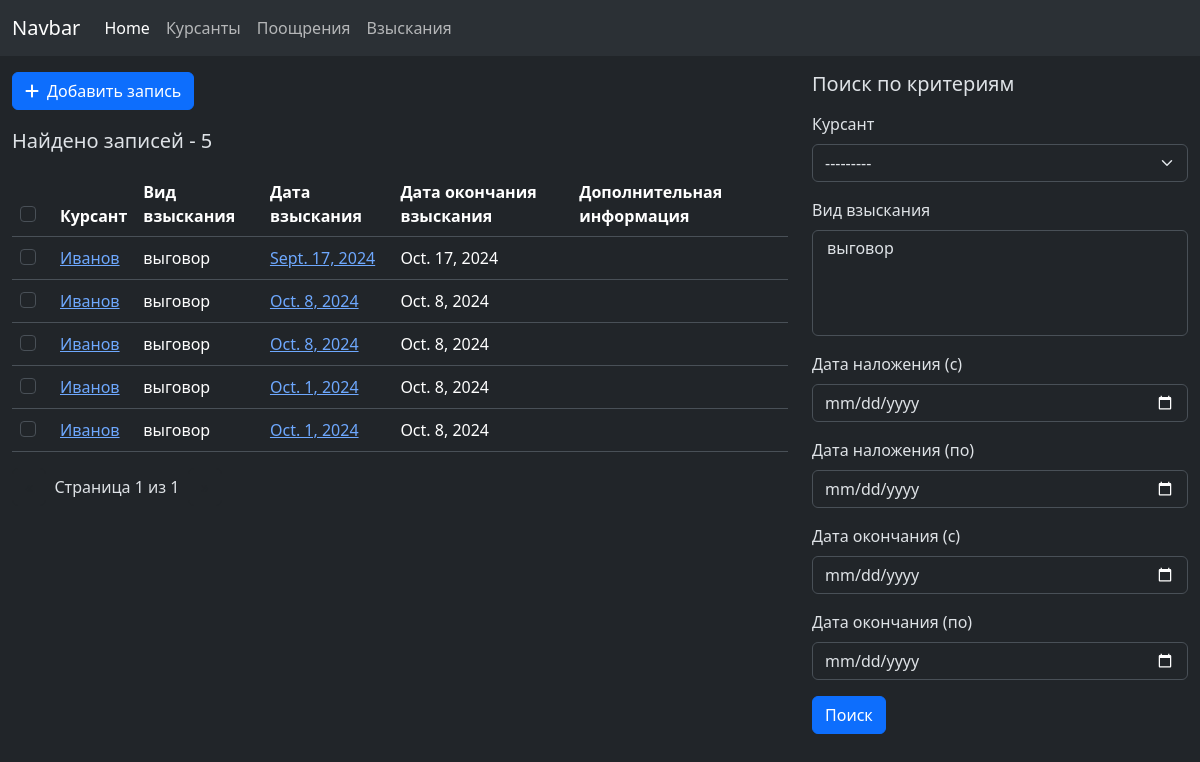
The page /kis/punishments on the database its author committed.
### kis/models.py (models this page shows, shortened)
class Punishment(models.Model):
    punishment_cadet = models.ForeignKey(Cadet, on_delete=models.CASCADE, verbose_name="На кого")
    punishment_kind = models.ForeignKey(PunishmentKind, on_delete=models.CASCADE, verbose_name="Вид взыскания")
    punishment_start_date = models.DateField(verbose_name="Дата начала действия взыскания", blank=True, null=True)
    punishment_start_order_date = models.DateField(verbose_name="Дата приказа наложения взыскания", blank=True,
                                                   null=True)
    punishment_start_order_number = models.CharField(max_length=255, verbose_name="Номер приказа наложения взыскания",
                                                     blank=True, null=True)
    punishment_start_order_owner = models.ForeignKey(OrderOwner, on_delete=models.SET_NULL, verbose_name="Чей приказ",
                                                     blank=True, null=True)
    punishment_start_extra_data = models.TextField(verbose_name="Фабула о наложении", blank=True, null=True)
    punishment_expiration_date = models.DateField(verbose_name="Дата окончания действия взыскания", blank=True,
                                                  null=True)
    punishment_expiration_order_date = models.DateField(verbose_name="Дата приказа окончания взыскания", blank=True,
                                                        null=True)
    punishment_expiration_order_number = models.CharField(max_length=255,
                                                          verbose_name="Номер приказа окончания взыскания", blank=True,
                                                          null=True)
    punishment_expiration_order_owner = models.ForeignKey(OrderOwner, on_delete=models.SET_NULL,
                                                          related_name="punishment_expiration_order_owner",
                                                          verbose_name="Чей приказ",
                                                          blank=True, null=True)
    punishment_expiration_extra_data = models.TextField(verbose_name="Фабула о снятии", blank=True, null=True)
    class Meta:
        ordering = ('id',)
        verbose_name = 'Взыскание'
        verbose_name_plural = 'Взыскания'

class Cadet(models.Model):
    category = models.ForeignKey(CadetCategory, on_delete=models.SET_NULL, verbose_name="Категория", blank=True, null=True)
    last_name_rus = models.CharField(max_length=30, verbose_name="Фамилия (рус)")
    first_name_rus = models.CharField(max_length=30, verbose_name="Имя (рус)")
    patronymic_rus = models.CharField(max_length=30, verbose_name="Отчество (рус)", blank=True, null=True)
    last_name_bel = models.CharField(max_length=30, verbose_name="Фамилия (бел)", blank=True, null=True)
    first_name_bel = models.CharField(max_length=30, verbose_name="Имя (бел)", blank=True, null=True)
    patronymic_bel = models.CharField(max_length=30, verbose_name="Отчество (бел)", blank=True, null=True)
    last_name_en = models.CharField(max_length=30, verbose_name="Фамилия (англ)", blank=True, null=True)
    first_name_en = models.CharField(max_length=30, verbose_name="Имя (англ)", blank=True, null=True)
    patronymic_en = models.CharField(max_length=30, verbose_name="Отчество (англ)", blank=True, null=True)
    date_of_birth = models.DateField(verbose_name="Дата рождения", blank=True, null=True)
    photo = models.ImageField(upload_to='media/cadets/', verbose_name="Фото", blank=True, null=True)
    address = models.CharField(max_length=255, verbose_name="Адрес", blank=True, null=True)
    phone_number = models.CharField(max_length=30, verbose_name="Номер телефона", blank=True, null=True)
    passport_number = models.CharField(max_length=100, verbose_name="Номер паспорта", blank=True, null=True)
    passport_issue_date = models.DateField(verbose_name="Дата выдачи паспорта", blank=True, null=True)
    passport_validity_period = models.DateField(verbose_name="Срок окончания действия паспорта", blank=True, null=True)
    passport_issue_authority = models.ForeignKey(PassportIssueAuthority, verbose_name="Орган выдачи паспорта",
                                                 on_delete=models.SET_NULL, blank=True, null=True)
    father_last_name = models.CharField(max_length=30, verbose_name="Отец - фамилия", blank=True, null=True)
    father_first_name = models.CharField(max_length=30, verbose_name="Отец - имя", blank=True, null=True)
    father_patronymic = models.CharField(max_length=30, verbose_name="Отец - отчество", blank=True, null=True)
    father_date_of_birth = models.DateField(verbose_name="Отец - дата рождения", blank=True, null=True)
    father_place_of_work = models.TextField(verbose_name="Отец - место работы", blank=True, null=True)
    father_phone_number = models.CharField(max_length=30, verbose_name="Отец - номер телефона", blank=True, null=True)
    mother_last_name = models.CharField(max_length=30, verbose_name="Мать - фамилия", blank=True, null=True)
    mother_first_name = models.CharField(max_length=30, verbose_name="Мать - имя", blank=True, null=True)
    mother_patronymic = models.CharField(max_length=30, verbose_name="Мать - отчество", blank=True, null=True)
    mother_date_of_birth = models.DateField(verbose_name="Мать - дата рождения", blank=True, null=True)
    mother_place_of_work = models.TextField(verbose_name="Мать - место работы", blank=True, null=True)
    mother_phone_number = models.CharField(max_length=30, verbose_name="Мать - номер телефона", blank=True, null=True)
    education_level = models.ForeignKey(EducationLevel, on_delete=models.SET_NULL,
                                        verbose_name="Среднее образования (уровень образования)",
                                        blank=True, null=True)
    education_graduated = models.TextField(verbose_name="Среднее образования (наименование)", blank=True, null=True)
    education_graduating_year = models.IntegerField(verbose_name="Среднее образования (год)", blank=True, null=True)
    education_average_score = models.FloatField(verbose_name="Среднее образования (средний бал)", blank=True, null=True)
    education_kind = models.ForeignKey(Education, on_delete=models.SET_NULL,
                                       verbose_name="Среднее образования (вид учреждения образования)",
                                       blank=True, null=True)
    education_location_kind = models.ForeignKey(EducationLocalityKind, on_delete=models.SET_NULL,
                                                verbose_name="Среднее образования (вид населенного пункта)",
                                                blank=True, null=True)
    subdivision = models.ForeignKey(Subdivision, verbose_name="Подразделение", on_delete=models.SET_NULL, blank=True,
                                    null=True)
    academy_start_year = models.IntegerField(verbose_name="Год поступления", blank=True, null=True)
    academy_end_year = models.IntegerField(verbose_name="Год окончания", blank=True, null=True)
    component_organ = models.ForeignKey(ComponentOrgan, on_delete=models.SET_NULL, verbose_name="Комплектующий орган",
                                        blank=True, null=True)
    entrance_category = models.ForeignKey(EntranceCategory, on_delete=models.SET_NULL,
                                          verbose_name="Категория поступающего",
                                          blank=True, null=True)
    arrived_from_go_rovd = models.ForeignKey(GO_ROVD, on_delete=models.SET_NULL,
                                             verbose_name="Прибыл из ГО-РОВД", blank=True, null=True)
    social_status = models.ForeignKey(SocialStatus, on_delete=models.SET_NULL,
                                      verbose_name="Социальный статус", blank=True, null=True)
    region_for_medical_examination = models.ForeignKey(CountryRegion, on_delete=models.SET_NULL,
                                                       verbose_name="Область (для прохождения мед. комиссии)",
                                                       blank=True, null=True)
    military_office = models.ForeignKey(MilitaryOffice, on_delete=models.SET_NULL,
                                        verbose_name="Военкомат", blank=True, null=True)
    extra_data = models.TextField(verbose_name="Дополнительные данные", blank=True, null=True)
    def __str__(self):
        return self.last_name_rus
    class Meta:
        ordering = ('id',)
        verbose_name = 'Курсант'
        verbose_name_plural = 'Курсанты'

class PunishmentKind(models.Model):
    punishment_kind = models.CharField(max_length=255, verbose_name="Punishment kind")
    def __str__(self):
        return self.punishment_kind
    class Meta:
        ordering = ('id',)
        verbose_name = 'Вид взыскания'
        verbose_name_plural = 'Виды взысканий'

### kis/views.py (the view)
# urls.py: path('punishments', views.punishment_list, name='punishment-list'),
def punishment_list(request):
    request.session['back_path'] = '/kis/punishments?' + request.META.get('QUERY_STRING')
    qs = Punishment.objects.all()
    if 'o' in request.GET:
        order_query = request.GET['o'].split('.')
        qs = qs.order_by(*order_query)
    f = PunishmentFilter(request.GET, queryset=qs)
    paginator = Paginator(f.qs, 20)
    page = request.GET.get('page')
    punish_list = paginator.get_page(page)
    cad_list = Cadet.objects.all()
    return render(request, 'kis/punishment/punishment-list.html',
                  {
                      'punishment_list': punish_list,
                      'cadet_list': cad_list, 'filter': f
                  })

### kis/customMiddleware.py (called while the page is built)
    def __call__(self, request):
        if request.method in METHODS:
            user = request.user if isinstance(request.user, User) else None
        response = self.get_response(request)
        return response

### kis/templates/kis/punishment/punishment-list.html
{% extends 'base.html' %}
{% load static %}
{% load widget_tweaks %}
{% block content %}
    <div class="container-fluid">
        <div class="row">
            <div class="col-8">
                <div class="my-3 d-flex">
                    <button class="btn btn-primary"><span class="fas fa-plus me-2"></span>Добавить запись
                    </button>
                </div>
                {% if punishment_list %}
                    <p class="fs-5">Найдено записей - <b>{{ filter.qs.count }}</b></p>
                    <div class="table-responsive">
                        <table class="table table-hover">
                            <thead>
                            <tr>
                                <th scope="col">
                                    <div class="form-check ">
                                        <input type="checkbox" class="form-check-input" id="exampleCheck1">
                                    </div>
                                </th>
                                <th scope="col">Курсант</th>
                                <th scope="col">Вид взыскания</th>
                                <th scope="col">Дата взыскания</th>
                                <th scope="col">Дата окончания взыскания</th>
                                <th scope="col">Дополнительная информация</th>
                            </tr>
                            </thead>
                            <tbody class="table-borderless">
                            {% for punishment in punishment_list %}
                                <tr class="align-middle">
                                    <th scope="row" class="text-center align-middle">
                                        <div class="form-check ">
                                            <input type="checkbox" class="form-check-input" id="exampleCheck1">
                                        </div>
                                    </th>
                                    <td>
                                        <a href="{% url 'kis:cadet-update' punishment.punishment_cadet.id %}">{{ punishment.punishment_cadet }}</a>
                                    </td>
                                    <td>{{ punishment.punishment_kind|default:"" }}</td>
                                    <td>
                                        <a href="">{{ punishment.punishment_start_date|default:"" }}</a>
                                    </td>
                                    <td>{{ punishment.punishment_expiration_date|default:"" }}</td>
                                    <td>{{ punishment.punishment_extra_data }}</td>
                                </tr>
                            {% endfor %}
                            </tbody>
                        </table>
                    </div>
                    {% include 'kis/punishment/paginator.html' %}
                {% else %}
                    <p class="fs-5">Записей не найдено</p>
                {% endif %}
            </div>
            <div class="col-4">
                <h5 class="my-3">Поиск по критериям</h5>
                <form method="get" action="{% url 'kis:punishment-list' %}">
                    <div class="mb-3">
                        <label class="form-label">Курсант</label>
                        {% render_field filter.form.punishment_cadet class+="form-select" %}
                    </div>
                    <div class="mb-3">
                        <label class="form-label">Вид взыскания</label>
                        {% render_field filter.form.punishment_kind class+="form-select" %}
                    </div>
                    <div class="mb-3">
                        <label class="form-label">Дата наложения (с)</label>
                        {% render_field filter.form.punishment_start_date_gte class+="form-control" %}
                    </div>
                    <div class="mb-3">
                        <label class="form-label">Дата наложения (по)</label>
                        {% render_field filter.form.punishment_start_date_lte class+="form-control" %}
                    </div>
                    <div class="mb-3">
                        <label class="form-label">Дата окончания (с)</label>
                        {% render_field filter.form.punishment_expiration_date_gte class+="form-control" %}
                    </div>
                    <div class="mb-3">
                        <label class="form-label">Дата окончания (по)</label>
                        {% render_field filter.form.punishment_expiration_date_lte class+="form-control" %}
                    </div>
                    <button type="submit" class="btn btn-primary">Поиск</button>
                </form>
            </div>
        </div>
    </div>
{% endblock %}

### rows shown on the page
Punishment: punishment_cadet "Иванов", punishment_kind "выговор", punishment_start_date "Sept. 17, 2024", punishment_expiration_date "Oct. 17, 2024"
Punishment: punishment_cadet "Иванов", punishment_kind "выговор", punishment_start_date "Oct. 8, 2024", punishment_expiration_date "Oct. 8, 2024"
Punishment: punishment_cadet "Иванов", punishment_kind "выговор", punishment_start_date "Oct. 8, 2024", punishment_expiration_date "Oct. 8, 2024"
Punishment: punishment_cadet "Иванов", punishment_kind "выговор", punishment_start_date "Oct. 1, 2024", punishment_expiration_date "Oct. 8, 2024"
Punishment: punishment_cadet "Иванов", punishment_kind "выговор", punishment_start_date "Oct. 1, 2024", punishment_expiration_date "Oct. 8, 2024"
PunishmentKind: punishment_kind "выговор"

### other values the page prints
{{ filter.qs.count }} "5"
{{ punishment_list.number }} "1"
{{ punishment_list.paginator.num_pages }} "1"
